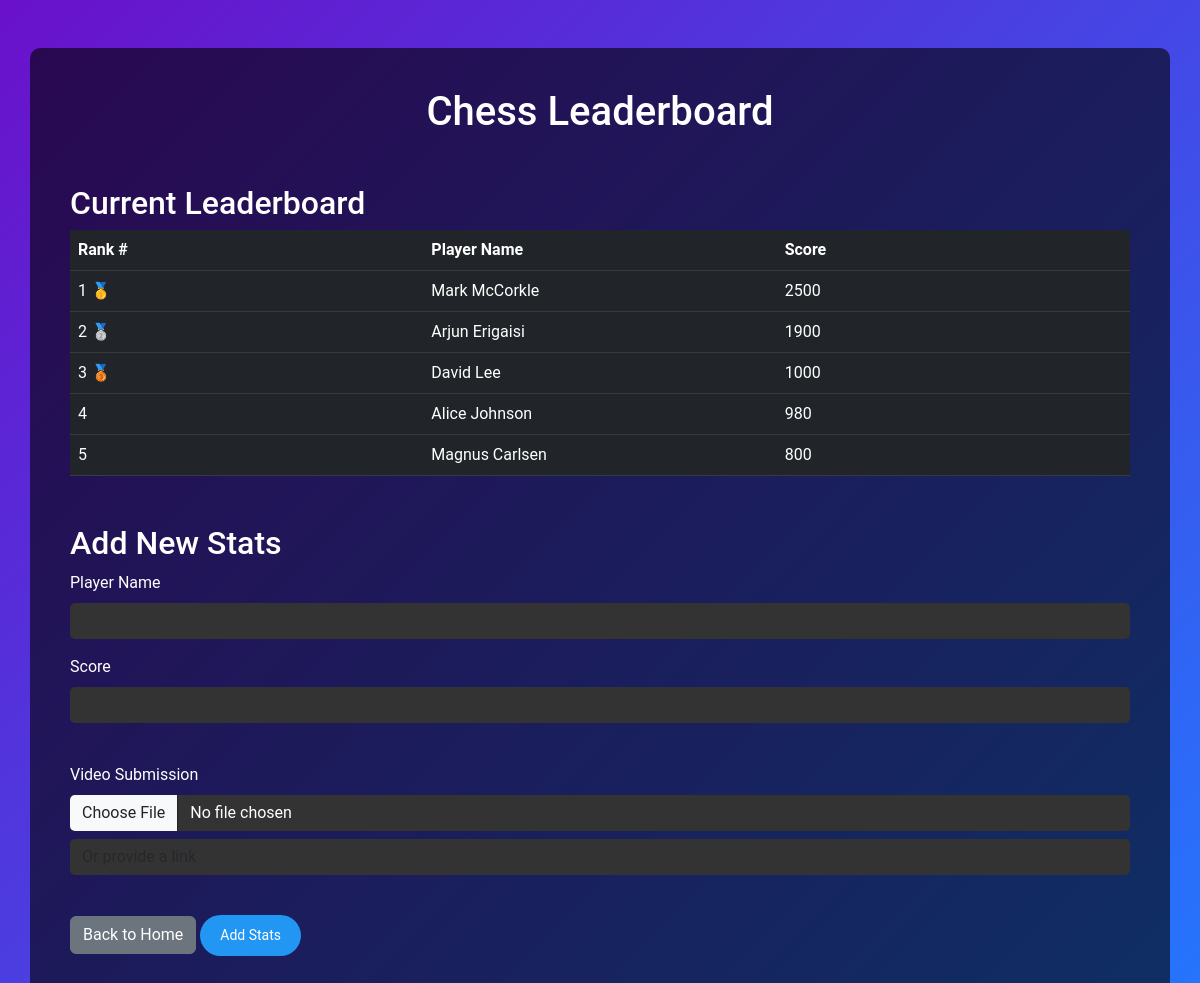
The app's page /leaderboard/Chess with its own data.
### tables this page shows
CREATE TABLE leaderboard (
    leaderboard_id INTEGER PRIMARY KEY AUTOINCREMENT,
    game_id INTEGER,
    player_name TEXT NOT NULL,
    score INTEGER NOT NULL,
    video_link TEXT,
    FOREIGN KEY (game_id) REFERENCES games(game_id)
);

### app.py (the view, shortened to what this page needs)
@app.route('/leaderboard/<game_name>', methods=['GET', 'POST'])
def leaderboard(game_name):
    leaderboard_data = get_leaderboard_data(game_name)
    return render_template('leaderboard.html',
                           game_name=game_name,
                           leaderboard=leaderboard_data)

### app.py (called while the page is built)
def get_leaderboard_data(game_name):
    conn = sqlite3.connect('MSD-P01-LeaderBoard.sqlite')
    cursor = conn.cursor()
    cursor.execute("""
        SELECT l.player_name, l.score
        FROM leaderboard l
        JOIN games g ON l.game_id = g.game_id
        WHERE g.game_name = ?
        ORDER BY l.score DESC
    """, (game_name,))
    rows = cursor.fetchall()
    conn.close()
    leaderboard_data = []
    for i, row in enumerate(rows, start=1):
        leaderboard_data.append((i, row[0], row[1]))
    return leaderboard_data

### templates/leaderboard.html (shortened to what this page needs)
<!DOCTYPE html>
<html lang="en">
<head>
    <link href="https://cdn.jsdelivr.net/npm/bootstrap@5.3.0-alpha1/dist/css/bootstrap.min.css" rel="stylesheet">
    <link rel="stylesheet" href="{{ url_for('static', filename='style.css') }}">
</head>
<body>
    <div class="container mt-5">
        <h1 class="text-center mb-4">{{ game_name }} Leaderboard</h1>
        <h2 class="mt-5">Current Leaderboard</h2>
        <table class="table table-dark">
            <thead>
                <tr>
                    <th>Rank #</th>
                    <th>Player Name</th>
                    <th>Score</th>
                </tr>
            </thead>
            <tbody>
    {% for entry in leaderboard %}
        <tr data-bs-toggle="collapse" data-bs-target="#entry-details-{{ entry[0] }}" aria-expanded="false" aria-controls="entry-details-{{ entry[0] }}" style="cursor: pointer;">
            <td>
                {{ entry[0] }}
                {% if entry[0] == 1 %}
                    🥇
                {% elif entry[0] == 2 %}
                    🥈
                {% elif entry[0] == 3 %}
                    🥉
                {% endif %}
            </td>
            <td>{{ entry[1] }}</td>
            <td>{{ entry[2] }}</td>
        </tr>
    {% endfor %}
</tbody>
        </table>
        <h2 class="mt-5">Add New Stats</h2>
        <form action="/leaderboard/{{ game_name }}" method="POST" enctype="multipart/form-data">
            <div class="mb-3">
                <label for="player_name" class="form-label">Player Name</label>
                <input type="text" class="form-control" id="player_name" name="player_name" required>
            </div>
            <div class="mb-3">
                <label for="score" class="form-label">Score</label>
                <input type="number" class="form-control" id="score" name="score" required>
            </div>
            <br>
            <div class="mb-3">
                <label for="video_submission" class="form-label">Video Submission</label>
                <input type="file" class="form-control" id="video_file" name="video_file">
                <input type="url" class="form-control mt-2" id="video_link" name="video_link"
                       placeholder="Or provide a link">
            </div>
            <br>
            <a href="/" class="btn btn-secondary">Back to Home</a>
            <button type="submit" class="btn btn-primary">Add Stats</button>
        </form>
    </div>
</body>
</html>

### static/style.css (style rules this page uses)
body { background: linear-gradient(135deg, #6a11cb 0%, #2575fc 100%); font-family: 'Roboto', sans-serif; color: #fff; }
h1, h2 { color: #fff; }
.container { background: rgba(0, 0, 0, 0.6); padding: 40px; border-radius: 10px; }
.btn-info, .btn-primary, .btn-danger { border-radius: 30px; padding: 10px 20px; font-size: 14px; }
.btn-primary { background-color: #2196f3; border: none; }
form { border-radius: 10px; }
.form-control { background-color: #333; border: none; color: #fff; border-radius: 5px; }
.form-label { color: #fff; }
table.table { table-layout: fixed; width: 100%; }
table.table th, table.table td { word-wrap: break-word; }
table.table th:nth-child(1), table.table td:nth-child(1) { width: 35%; }
table.table th:nth-child(2), table.table td:nth-child(2) { width: 35%; }
table.table th:nth-child(3), table.table td:nth-child(3) { width: 35%; }

### records on screen
leaderboard: entry "1", player_name "Mark McCorkle", score "2500"
leaderboard: entry "2", player_name "Arjun Erigaisi", score "1900"
leaderboard: game "3", player_name "David Lee", score "1000"
leaderboard: entry "4", player_name "Alice Johnson", score "980"
leaderboard: entry "5", player_name "Magnus Carlsen", score "800"

### other values on screen
{{ game_name }} "Chess"
